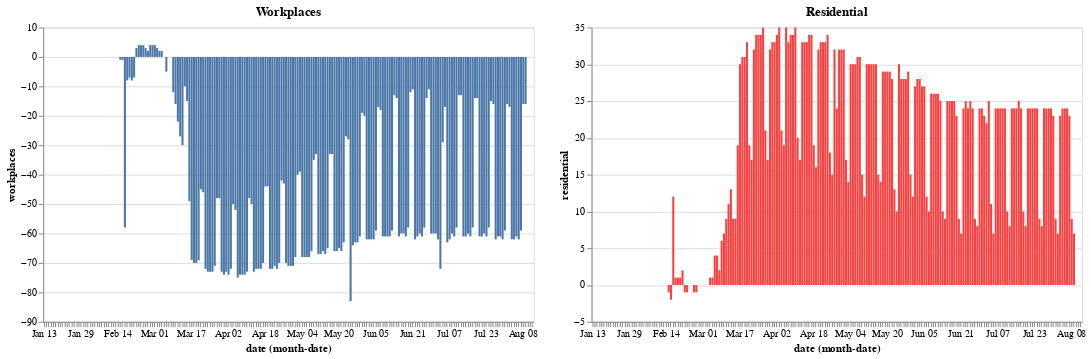

Source (notebook cell):
### Code cell
base_sc.encode(y='workplaces').properties(title='Workplaces') | base_sc.encode(y='residential',color=red).properties(title='Residential')

### Figure 1 — Vega-Lite specification as saved in the notebook (floating-point values rounded to 4 significant figures; data arrays with more than 128 entries replaced by an {"elided": "..."} marker saying what was removed)
{"config": {"view": {"continuousWidth": 400, "continuousHeight": 300}}, "hconcat": [{"mark": "bar", "encoding": {"x": {"type": "ordinal", "field": "date", "timeUnit": "monthdate"}, "y": {"type": "quantitative", "field": "workplaces"}}, "title": "Workplaces", "width": 500}, {"mark": "bar", "encoding": {"color": {"value": "#f54242"}, "x": {"type": "ordinal", "field": "date", "timeUnit": "monthdate"}, "y": {"type": "quantitative", "field": "residential"}}, "title": "Residential", "width": 500}], "data": {"name": "data-298985af4c3fa47a26988b01f3044e28"}, "$schema": "https://vega.github.io/schema/vega-lite/v4.8.1.json", "datasets": {"data-298985af4c3fa47a26988b01f3044e28": {"elided": "213 records"}}}
